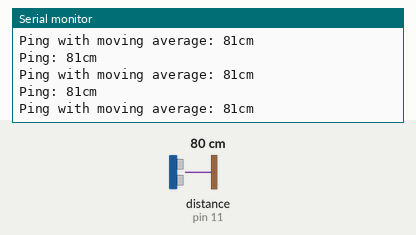
This sketch was run on a simulated Arduino Uno, built with avr-gcc and run on an emulated ATmega328P. On the bench: the last lines printed to the serial monitor. Inputs (shaded band) come from the test bench; at power-on: distance to the obstacle (sensor on pin 11) 80 cm. The echo pulse lasts 58.3 µs per cm.

Above: at 1.2 s.
1.3 s: distance to the obstacle (sensor on pin 11) set to 2 cm
At 1.35 s:
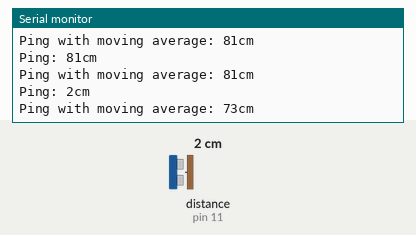
2.8 s: distance to the obstacle (sensor on pin 11) set to 4 cm
At 2.84 s:
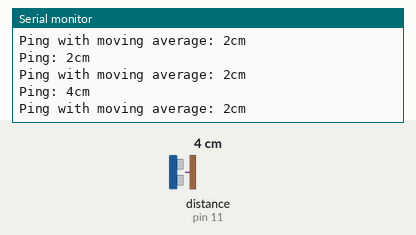
Timing chart, 0 to 5.8 s (numbered marks = the images above; inputs shaded):
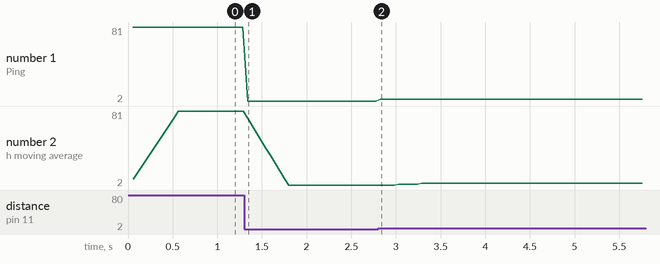

The sketch:

NewPingMovingAverage.ino
```cpp
// ---------------------------------------------------------------------------
// Example NewPing library sketch that does a ping about 20 times per second.
// ---------------------------------------------------------------------------

#include <NewPing.h>

#define TRIGGER_PIN  12  // Arduino pin tied to trigger pin on the ultrasonic sensor.
#define ECHO_PIN     11  // Arduino pin tied to echo pin on the ultrasonic sensor.
#define MAX_DISTANCE 200 // Maximum distance we want to ping for (in centimeters). Maximum sensor distance is rated at 400-500cm.

NewPing sonar(TRIGGER_PIN, ECHO_PIN, MAX_DISTANCE); // NewPing setup of pins and maximum distance.

//MOVING AVERAGE
const int numReadings = 10;
int readings [numReadings];
int readIndex = 0;
long total = 0;

void setup() {
  Serial.begin(115200); // Open serial monitor at 115200 baud to see ping results.
}

void loop() {
  delay(50);                     // Wait 50ms between pings (about 20 pings/sec). 29ms should be the shortest delay between pings.
  long value = sonar.ping_cm();
  Serial.print("Ping: ");
  Serial.print(value); // Send ping, get distance in cm and print result (0 = outside set distance range)
  Serial.println("cm");
  Serial.print("Ping with moving average: ");
  Serial.print(movingAverage(value));
  Serial.println("cm");
}

long movingAverage(long value) {
  ////Perform average on sensor readings
  long average;
  // subtract the last reading:
  total = total - readings[readIndex];
  // read the sensor:
  readings[readIndex] = value;
  // add value to total:
  total = total + readings[readIndex];
  // handle index
  readIndex = readIndex + 1;
  if (readIndex >= numReadings) {
    readIndex = 0;
  }
  // calculate the average:
  average = total / numReadings;

  return average;
}
```

Measured:
- after the input at 1.3 s, the serial monitor: prints a new line at once (image 1)
- after the input at 2.8 s, the serial monitor: prints a new line at once (image 2)
- plotted number 1: 81 → 2 after the input at 1.3 s, 2 → 4 after the input at 2.8 s
- plotted number 2: 81 → 2 after the input at 1.3 s, 2 → 4 after the input at 2.8 s
